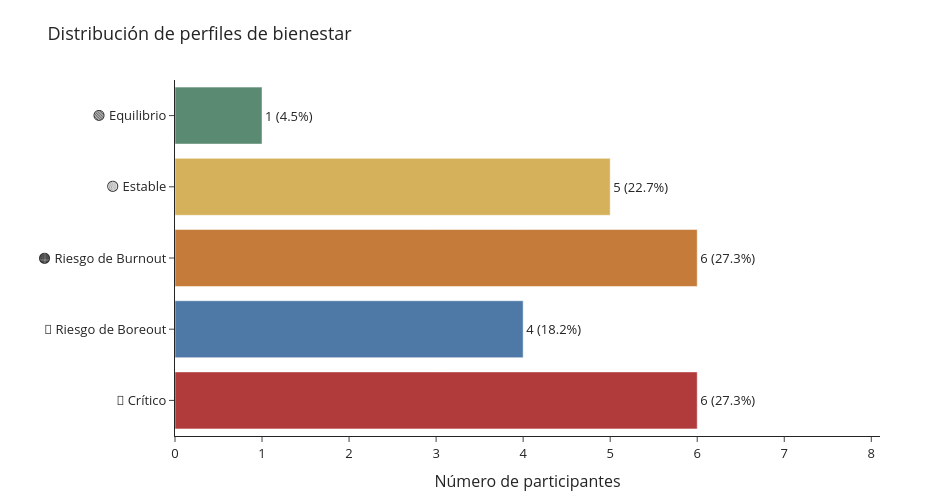

The cell this chart's notebook holds for it:
### Code cell
# =====================================================
# DISTRIBUCIÓN DE PERFILES DE BIENESTAR
# =====================================================

import plotly.express as px

# Orden fijo de perfiles
ORDEN_PERFILES = [
    "🟢 Equilibrio",
    "🟡 Estable",
    "🟠 Riesgo de Burnout",
    "🔵 Riesgo de Boreout",
    "🔴 Crítico"
]

COLORES_PERFILES = {
    "🟢 Equilibrio": "#5B8A72",
    "🟡 Estable": "#D4B15A",
    "🟠 Riesgo de Burnout": "#C57B39",
    "🔵 Riesgo de Boreout": "#4E79A7",
    "🔴 Crítico": "#B13A3A"
}


# -----------------------------------------------------
# Distribución
# -----------------------------------------------------

distribucion = (
    df_resultados["Perfil"]
    .value_counts()
    .rename_axis("Perfil")
    .reset_index(name="Participantes")
)

# Mantener siempre el mismo orden
distribucion["Perfil"] = pd.Categorical(
    distribucion["Perfil"],
    categories=ORDEN_PERFILES,
    ordered=True
)

distribucion = (
    distribucion
    .sort_values("Perfil")
)

# Porcentaje
distribucion["Porcentaje"] = (
    distribucion["Participantes"]
    / len(df_resultados)
    * 100
).round(1)


# Texto mostrado al final de la barra
distribucion["Etiqueta"] = (
    distribucion["Participantes"].astype(str)
    + " ("
    + distribucion["Porcentaje"].astype(str)
    + "%)"
)


# -----------------------------------------------------
# Gráfico
# -----------------------------------------------------

fig_perfiles= px.bar(
    distribucion,
    x="Participantes",
    y="Perfil",
    orientation="h",
    color="Perfil",
    color_discrete_map=COLORES_PERFILES,
    text="Etiqueta"
)

fig_perfiles.update_traces(
    textposition="outside",
    cliponaxis=False,
    hovertemplate=(
        "<b>%{y}</b><br>"
        "Participantes: %{x}<br>"
        "Porcentaje: %{customdata[0]:.1f}%"
        "<extra></extra>"
    ),
    customdata=distribucion[["Porcentaje"]]
)

fig_perfiles.update_layout(

    template="simple_white",

    title="Distribución de perfiles de bienestar",

    showlegend=False,

    width=950,
    height=500,

    xaxis_title="Número de participantes",

    yaxis_title="",

    xaxis=dict(
        dtick=1,
        range=[
            0,
            distribucion["Participantes"].max()*1.35
        ]
    ),

    font=dict(
        size=13
    ),

    margin=dict(
        l=70,
        r=70,
        t=80,
        b=60
    )
)

# -----------------------------------------------------
# Guardar gráfico
# -----------------------------------------------------

ruta_grafico_perfiles = (
    CARPETA_VISUALIZACIONES
    / "04_distribucion_perfiles_bienestar.png"
)

fig_perfiles.write_image(
    ruta_grafico_perfiles,
    width=950,
    height=500,
    scale=3
)


fig_perfiles.show()



# =====================================================
# TABLA RESUMEN
# =====================================================

display(
    distribucion[
        [
            "Perfil",
            "Participantes",
            "Porcentaje"
        ]
    ]
)

### Figure 1 — Plotly figure (JSON) as saved in the notebook; plotly's stock layout.template omitted (floating-point values rounded to 4 significant figures)
{"data": [{"cliponaxis": false, "customdata": [[4.5], [22.7], [27.3], [18.2], [27.3]], "hovertemplate": "<b>%{y}</b><br>Participantes: %{x}<br>Porcentaje: %{customdata[0]:.1f}%<extra></extra>", "legendgroup": "🟢 Equilibrio", "marker": {"color": "#5B8A72", "pattern": {"shape": ""}}, "name": "🟢 Equilibrio", "orientation": "h", "showlegend": true, "text": ["1 (4.5%)"], "textposition": "outside", "type": "bar", "x": [1], "xaxis": "x", "y": ["🟢 Equilibrio"], "yaxis": "y"}, {"cliponaxis": false, "customdata": [[4.5], [22.7], [27.3], [18.2], [27.3]], "hovertemplate": "<b>%{y}</b><br>Participantes: %{x}<br>Porcentaje: %{customdata[0]:.1f}%<extra></extra>", "legendgroup": "🟡 Estable", "marker": {"color": "#D4B15A", "pattern": {"shape": ""}}, "name": "🟡 Estable", "orientation": "h", "showlegend": true, "text": ["5 (22.7%)"], "textposition": "outside", "type": "bar", "x": [5], "xaxis": "x", "y": ["🟡 Estable"], "yaxis": "y"}, {"cliponaxis": false, "customdata": [[4.5], [22.7], [27.3], [18.2], [27.3]], "hovertemplate": "<b>%{y}</b><br>Participantes: %{x}<br>Porcentaje: %{customdata[0]:.1f}%<extra></extra>", "legendgroup": "🟠 Riesgo de Burnout", "marker": {"color": "#C57B39", "pattern": {"shape": ""}}, "name": "🟠 Riesgo de Burnout", "orientation": "h", "showlegend": true, "text": ["6 (27.3%)"], "textposition": "outside", "type": "bar", "x": [6], "xaxis": "x", "y": ["🟠 Riesgo de Burnout"], "yaxis": "y"}, {"cliponaxis": false, "customdata": [[4.5], [22.7], [27.3], [18.2], [27.3]], "hovertemplate": "<b>%{y}</b><br>Participantes: %{x}<br>Porcentaje: %{customdata[0]:.1f}%<extra></extra>", "legendgroup": "🔵 Riesgo de Boreout", "marker": {"color": "#4E79A7", "pattern": {"shape": ""}}, "name": "🔵 Riesgo de Boreout", "orientation": "h", "showlegend": true, "text": ["4 (18.2%)"], "textposition": "outside", "type": "bar", "x": [4], "xaxis": "x", "y": ["🔵 Riesgo de Boreout"], "yaxis": "y"}, {"cliponaxis": false, "customdata": [[4.5], [22.7], [27.3], [18.2], [27.3]], "hovertemplate": "<b>%{y}</b><br>Participantes: %{x}<br>Porcentaje: %{customdata[0]:.1f}%<extra></extra>", "legendgroup": "🔴 Crítico", "marker": {"color": "#B13A3A", "pattern": {"shape": ""}}, "name": "🔴 Crítico", "orientation": "h", "showlegend": true, "text": ["6 (27.3%)"], "textposition": "outside", "type": "bar", "x": [6], "xaxis": "x", "y": ["🔴 Crítico"], "yaxis": "y"}], "layout": {"barmode": "relative", "font": {"size": 13}, "height": 500, "legend": {"title": {"text": "Perfil"}, "tracegroupgap": 0}, "margin": {"b": 60, "l": 70, "r": 70, "t": 80}, "showlegend": false, "title": {"text": "Distribución de perfiles de bienestar"}, "width": 950, "xaxis": {"anchor": "y", "domain": [0, 1], "dtick": 1, "range": [0, 8.1], "title": {"text": "Número de participantes"}}, "yaxis": {"anchor": "x", "categoryarray": ["🔴 Crítico", "🔵 Riesgo de Boreout", "🟠 Riesgo de Burnout", "🟡 Estable", "🟢 Equilibrio"], "categoryorder": "array", "domain": [0, 1], "title": {"text": ""}}}}
